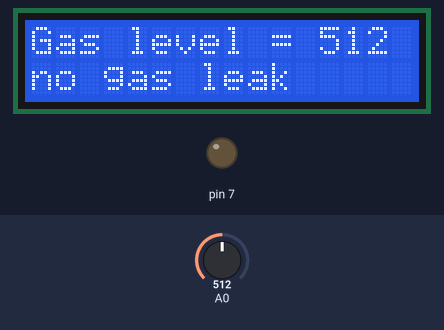
Bench run of a sketch on a simulated Arduino Uno, built with avr-gcc and run on an emulated ATmega328P. Shown: 16×2 character LCD, output pins drawn as LEDs (lit = HIGH). The test bench sets the inputs (shaded band); at power-on: A0 = 512.

Above: at 1.2 s.
1.3 s: A0 set to 636
At 2.0 s:
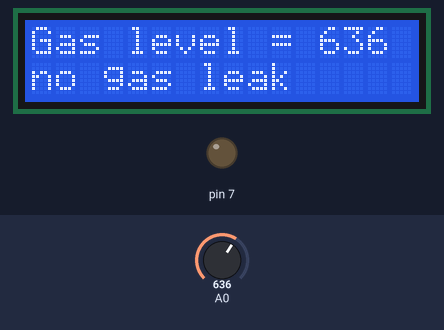
2.8 s: A0 set to 668
At 4.0 s:
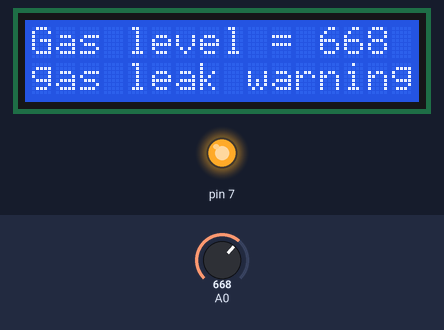
4.3 s: A0 set to 640
At 5.2 s:
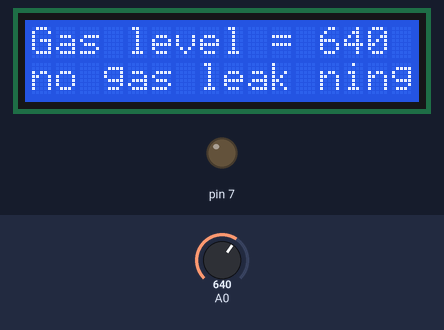
Timing chart, 0 to 7.3 s (numbered marks = the images above; inputs shaded):
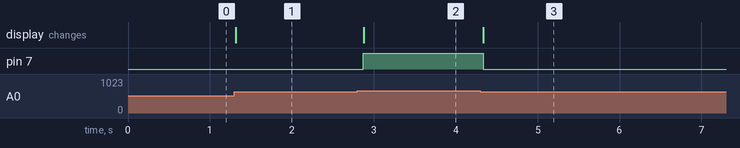

The sketch:

Final_code.ino
```cpp
#include <LiquidCrystal.h>
int gas;
int wait = 100;
LiquidCrystal lcd(12, 11, 5, 4, 3, 2);
void setup() {
lcd.begin(16, 2);
pinMode(7,OUTPUT);
pinMode(A0,INPUT);
}
void loop() {
gas = analogRead(A0);
  if(gas>650){
digitalWrite(7,HIGH);
lcd.setCursor(0,0);
lcd.print("Gas level = ");
lcd.print(gas);
lcd.setCursor(0,1);
lcd.print("gas leak warning");
delay(wait);
}
  else {
digitalWrite(7,LOW);
lcd.setCursor(0,0);
lcd.print("Gas level = ");
lcd.print(gas);
lcd.setCursor(0,1);
lcd.print("no gas leak ");
delay(wait);
}
}  
```

Measured:
- the behaviour switches between 650 and 651 on A0 (found by bisection; images 1 and 2)
- after the input at 1.3 s, the display: changes at once (image 1)
- after the input at 2.8 s, pin 7: LOW → HIGH after 0.07 s; the display: changes after 0.08 s (image 2)
- after the input at 4.3 s, pin 7: HIGH → LOW at once; the display: changes at once (image 3)
